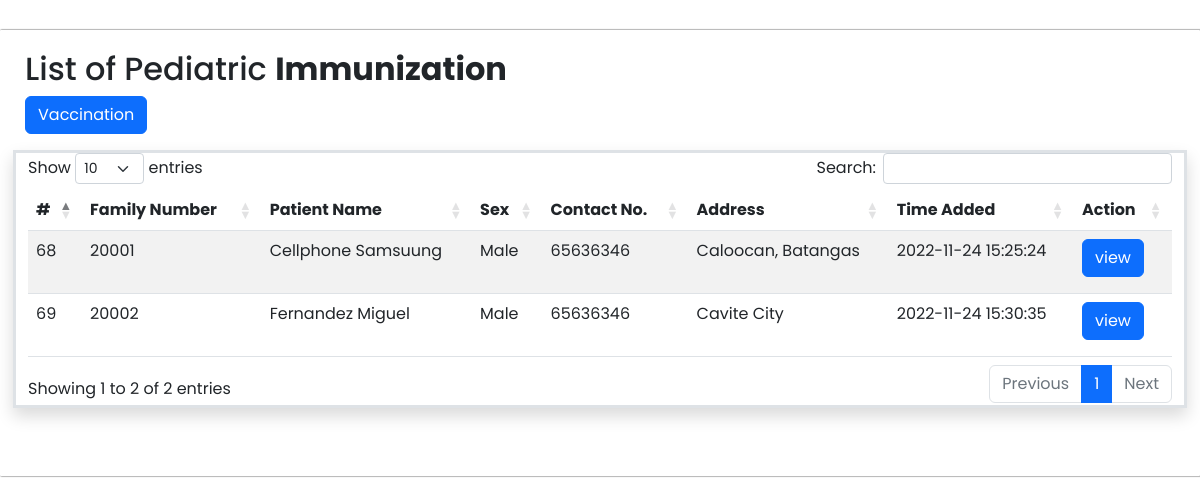
Screenshot of /pediatricImmunization_Table.php with the database file from the repository.
### tables this page shows
CREATE TABLE `patient_information` (
  `id` int(11) NOT NULL AUTO_INCREMENT,
  `family_number` bigint(10) NOT NULL,
  `family_code` varchar(10) NOT NULL,
  `record_type` varchar(60) NOT NULL,
  `last_name` varchar(30) NOT NULL,
  `first_name` varchar(30) NOT NULL,
  `middle_name` varchar(30) NOT NULL,
  `suffix` varchar(5) NOT NULL,
  `sex` varchar(10) NOT NULL,
  `address` varchar(100) NOT NULL,
  `zip` int(10) NOT NULL,
  `contact_no` int(15) NOT NULL,
  `age` varchar(3) NOT NULL,
  `civil_status` varchar(15) NOT NULL,
  `spouse_name` varchar(60) NOT NULL,
  `birth_date` varchar(10) NOT NULL,
  `birth_place` varchar(70) NOT NULL,
  `blood_type` varchar(5) NOT NULL,
  `bd_spouse` varchar(10) NOT NULL,
  `educational_attainment` varchar(50) NOT NULL,
  `family_member` varchar(10) NOT NULL,
  `other_specify` varchar(25) NOT NULL,
  `mother_name` varchar(70) NOT NULL,
  `mother_bd` varchar(10) NOT NULL,
  `father_name` varchar(70) NOT NULL,
  `father_bd` varchar(10) NOT NULL,
  `dswd_nhts` varchar(5) NOT NULL,
  `family_house_no` int(15) NOT NULL,
  `4ps_member` varchar(5) NOT NULL,
  `household_no` int(15) NOT NULL,
  `philhealth_member` varchar(5) NOT NULL,
  `status_type` varchar(10) NOT NULL,
  `philhealth_no` varchar(30) NOT NULL,
  `indicate_category` varchar(25) NOT NULL,
  `pcb_member` varchar(5) NOT NULL,
  `added_at` datetime NOT NULL DEFAULT current_timestamp(),
  PRIMARY KEY (`id`)
);

### pediatricImmunization_Table.php (the view, shortened to what this page needs)
<?php
$con = connection();
?>
<!DOCTYPE html>
<html lang="en">
<head>
    <link rel="stylesheet" href="assets/css/style.css">
    <link rel="stylesheet" href="assets/css/fontawesome.css">
    <link rel="stylesheet"  href="https://unpkg.com/boxicons@2.1.2/css/boxicons.min.css" />
    <link rel="stylesheet" href="css/Sidebardesign.css">
    <link href="https://unpkg.com/boxicons@2.0.7/css/boxicons.min.css" rel="stylesheet">
     <link rel="stylesheet"  href="https://cdnjs.cloudflare.com/ajax/libs/twitter-bootstrap/5.2.0/css/bootstrap.min.css"/>
     <link rel="stylesheet"  href="https://cdn.datatables.net/1.13.1/css/dataTables.bootstrap5.min.css"/>
</head>
<body>
<?php
$sql = "SELECT * FROM patient_information WHERE record_type = 'Pediatric Immunization' ORDER BY id DESC";
$patient_information = $con->query($sql) or die ($con->error);
$row = $patient_information->fetch_assoc();
?>
    <div class="table-wrapper">
        <div class="table-title">
          <div class="row">
              <div class="col-sm-6">
                 <h2>List of Pediatric <b>Immunization</b></h2>
                 <?php include('Modals/vaccinationModal.php'); ?>
              </div>
        <div class="tables border shadow border-3 mt-3 mb-5">
        <table class="table table-striped mt-3" id="pediaImmuniTable" style="width:100%">
            <thead>
          <tr>
            <th>#</th>
            <th>Family Number</th>
            <th>Patient Name</th>
            <th>Sex</th>
            <th>Contact No.</th>
            <th>Address</th>
            <th>Time Added</th>
            <th>Action</th>
          </tr>
        </thead>
            <tbody>
            <?php do{ ?>
                <tr>
                        <td><?php echo $row['id']; ?></td>
                        <td><?php echo $row['family_number']; ?></td>
                        <td><?php echo $row['last_name']. ' ' .$row['first_name'];?></td>
                        <td><?php echo $row['sex']; ?></td>
                        <td><?php echo $row['contact_no']; ?></td>
                        <td><?php echo $row['address']; ?></td>
                        <td><?php echo $row['added_at']; ?></td>
                        <td>
                            <div class="col-2">
                            <a href="viewpediaImmunization.php?id=<?php echo $row['id']; ?>" class="btn btn-primary mb-2">view</a>
                            </div>
                        </td>
                  </tr>
                  <?php }while($row = $patient_information->fetch_assoc()); ?>
            </tbody>
        </table>
      </div>
      </div>
     </div>
    </div>
  </body>
</html>

### css/Sidebardesign.css (style rules this page uses)
* { margin: 0; padding: 0; box-sizing: border-box; font-family: 'Poppins', sans-serif; }

### rows the page displays
patient_information: id "69", family_number "20002", last_name "Fernandez", first_name "Miguel", sex "Male", contact_no "65636346", address "Cavite City", added_at "2022-11-24 15:30:35"
patient_information: id "68", family_number "20001", last_name "Cellphone", first_name "Samsuung", sex "Male", contact_no "65636346", address "Caloocan, Batangas", added_at "2022-11-24 15:25:24"
